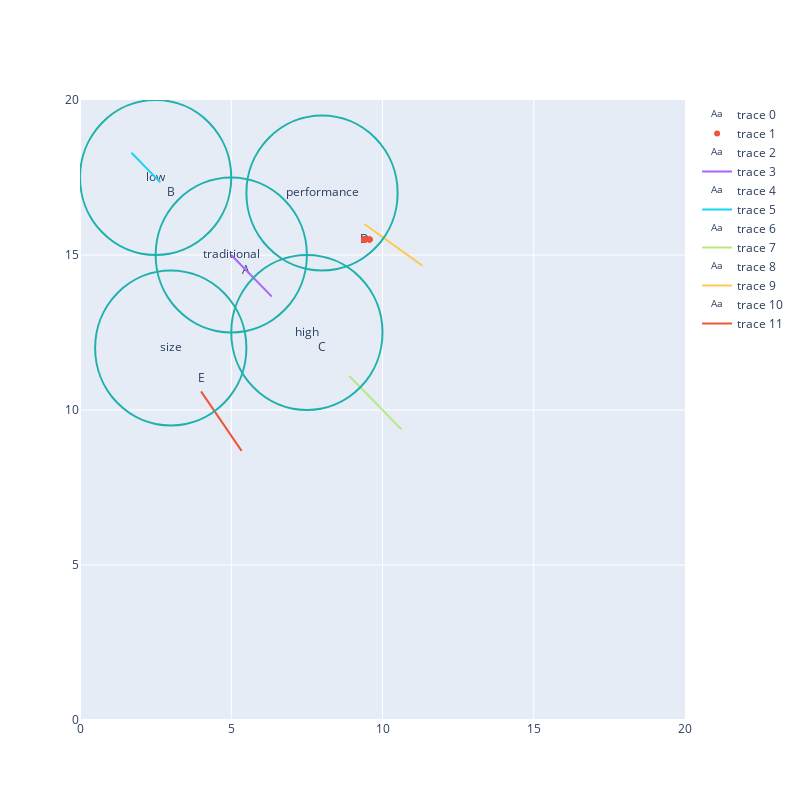

Notebook cell for this chart:
### Code cell
reload(cp)
x = cp.simulate2()
perfX, szY, rndYears = zip(*x)
fig = go.Figure()
fig.update_xaxes(range=[0, 20])
fig.update_yaxes(range=[0, 20])
fig.update_layout(width=800, height=800)
products = [(5.5, 14.5, "A"), (3, 17, "B"), (8, 12, "C"), (9.4, 15.5, "D"), (4, 11, "E")]
x, y, labels = zip(*products)
fig.add_trace(go.Scatter(
    x=x,
    y=y,
    text=labels,
    mode="text",
))

month = np.arange(0, 24, 1)
fig.add_trace(go.Scatter(
x=list(perfX),
y=list(szY),
mode="markers",
))

for segment in cp.segments:
    cx, cy, ix, iy = cp.segments[segment]["pos"]
    dx, dy = cp.segments[segment]["driftPerYear"]
    x0=cx-2.5
    y0=cy-2.5
    x1 = cx+2.5
    y1=cy+2.5
    fig.add_shape(type="circle",
        xref="x", yref="y",
        x0=cx-2.5, y0=cy-2.5, x1 = cx+2.5, y1=cy+2.5,
        line_color="LightSeaGreen",
    )
    fig.add_trace(go.Scatter(
        x=[cx],
        y=[cy],
        text=segment,
        mode="text",
    ))
    segmentX = [[0, ix], [1, ix+dx/12]]
    segmentY = [[0, iy], [1, iy+dy/12]]
    x = list(map(lambda x: cp.yy(segmentX, x, "extrapolate", "extrapolate"), month))
    y = list(map(lambda x: cp.yy(segmentY, x, "extrapolate", "extrapolate"), month))
    fig.add_trace(go.Scatter(
    x=x,
    y=y,
    mode="lines",
    ))


fig.show()

### Figure 1 — Plotly figure (JSON) as saved in the notebook; plotly's stock layout.template omitted (floating-point values rounded to 4 significant figures)
{"data": [{"mode": "text", "text": ["A", "B", "C", "D", "E"], "type": "scatter", "x": [5.5, 3, 8, 9.4, 4], "y": [14.5, 17, 12, 15.5, 11]}, {"mode": "markers", "type": "scatter", "x": [9.4, 9.4, 9.4, 9.4, 9.4, 9.4, 9.4, 9.4, 9.4, 9.4, 9.4, 9.4, 9.4, 9.4, 9.4, 9.4, 9.4, 9.4, 9.4, 9.4, 9.4, 9.4, 9.4, 9.4, 9.4, 9.4, 9.4, 9.4, 9.4, 9.4, 9.4, 9.4, 9.4, 9.4, 9.4, 9.4, 9.4, 9.4, 9.4, 9.4, 9.4, 9.572, 9.572, 9.572, 9.572], "y": [15.5, 15.5, 15.5, 15.5, 15.5, 15.5, 15.5, 15.5, 15.5, 15.5, 15.5, 15.5, 15.5, 15.5, 15.5, 15.5, 15.5, 15.5, 15.5, 15.5, 15.5, 15.5, 15.5, 15.5, 15.5, 15.5, 15.5, 15.5, 15.5, 15.5, 15.5, 15.5, 15.5, 15.5, 15.5, 15.5, 15.5, 15.5, 15.5, 15.5, 15.5, 15.5, 15.5, 15.5, 15.5]}, {"mode": "text", "text": "traditional", "type": "scatter", "x": [5], "y": [15]}, {"mode": "lines", "type": "scatter", "x": [5, 5.058, 5.117, 5.175, 5.233, 5.292, 5.35, 5.408, 5.467, 5.525, 5.583, 5.642, 5.7, 5.758, 5.817, 5.875, 5.933, 5.992, 6.05, 6.108, 6.167, 6.225, 6.283, 6.342], "y": [15, 14.94, 14.88, 14.82, 14.77, 14.71, 14.65, 14.59, 14.53, 14.47, 14.42, 14.36, 14.3, 14.24, 14.18, 14.12, 14.07, 14.01, 13.95, 13.89, 13.83, 13.77, 13.72, 13.66]}, {"mode": "text", "text": "low", "type": "scatter", "x": [2.5], "y": [17.5]}, {"mode": "lines", "type": "scatter", "x": [1.7, 1.742, 1.783, 1.825, 1.867, 1.908, 1.95, 1.992, 2.033, 2.075, 2.117, 2.158, 2.2, 2.242, 2.283, 2.325, 2.367, 2.408, 2.45, 2.492, 2.533, 2.575, 2.617, 2.658], "y": [18.3, 18.26, 18.22, 18.17, 18.13, 18.09, 18.05, 18.01, 17.97, 17.92, 17.88, 17.84, 17.8, 17.76, 17.72, 17.67, 17.63, 17.59, 17.55, 17.51, 17.47, 17.42, 17.38, 17.34]}, {"mode": "text", "text": "high", "type": "scatter", "x": [7.5], "y": [12.5]}, {"mode": "lines", "type": "scatter", "x": [8.9, 8.975, 9.05, 9.125, 9.2, 9.275, 9.35, 9.425, 9.5, 9.575, 9.65, 9.725, 9.8, 9.875, 9.95, 10.02, 10.1, 10.17, 10.25, 10.32, 10.4, 10.47, 10.55, 10.62], "y": [11.1, 11.03, 10.95, 10.88, 10.8, 10.73, 10.65, 10.58, 10.5, 10.43, 10.35, 10.28, 10.2, 10.13, 10.05, 9.975, 9.9, 9.825, 9.75, 9.675, 9.6, 9.525, 9.45, 9.375]}, {"mode": "text", "text": "performance", "type": "scatter", "x": [8], "y": [17]}, {"mode": "lines", "type": "scatter", "x": [9.4, 9.483, 9.567, 9.65, 9.733, 9.817, 9.9, 9.983, 10.07, 10.15, 10.23, 10.32, 10.4, 10.48, 10.57, 10.65, 10.73, 10.82, 10.9, 10.98, 11.07, 11.15, 11.23, 11.32], "y": [16, 15.94, 15.88, 15.82, 15.77, 15.71, 15.65, 15.59, 15.53, 15.47, 15.42, 15.36, 15.3, 15.24, 15.18, 15.12, 15.07, 15.01, 14.95, 14.89, 14.83, 14.77, 14.72, 14.66]}, {"mode": "text", "text": "size", "type": "scatter", "x": [3], "y": [12]}, {"mode": "lines", "type": "scatter", "x": [4, 4.058, 4.117, 4.175, 4.233, 4.292, 4.35, 4.408, 4.467, 4.525, 4.583, 4.642, 4.7, 4.758, 4.817, 4.875, 4.933, 4.992, 5.05, 5.108, 5.167, 5.225, 5.283, 5.342], "y": [10.6, 10.52, 10.43, 10.35, 10.27, 10.18, 10.1, 10.02, 9.933, 9.85, 9.767, 9.683, 9.6, 9.517, 9.433, 9.35, 9.267, 9.183, 9.1, 9.017, 8.933, 8.85, 8.767, 8.683]}], "layout": {"height": 800, "shapes": [{"line": {"color": "LightSeaGreen"}, "type": "circle", "x0": 2.5, "x1": 7.5, "xref": "x", "y0": 12.5, "y1": 17.5, "yref": "y"}, {"line": {"color": "LightSeaGreen"}, "type": "circle", "x0": 0, "x1": 5, "xref": "x", "y0": 15, "y1": 20, "yref": "y"}, {"line": {"color": "LightSeaGreen"}, "type": "circle", "x0": 5, "x1": 10, "xref": "x", "y0": 10, "y1": 15, "yref": "y"}, {"line": {"color": "LightSeaGreen"}, "type": "circle", "x0": 5.5, "x1": 10.5, "xref": "x", "y0": 14.5, "y1": 19.5, "yref": "y"}, {"line": {"color": "LightSeaGreen"}, "type": "circle", "x0": 0.5, "x1": 5.5, "xref": "x", "y0": 9.5, "y1": 14.5, "yref": "y"}], "width": 800, "xaxis": {"range": [0, 20], "type": "linear"}, "yaxis": {"range": [0, 20], "type": "linear"}}}
